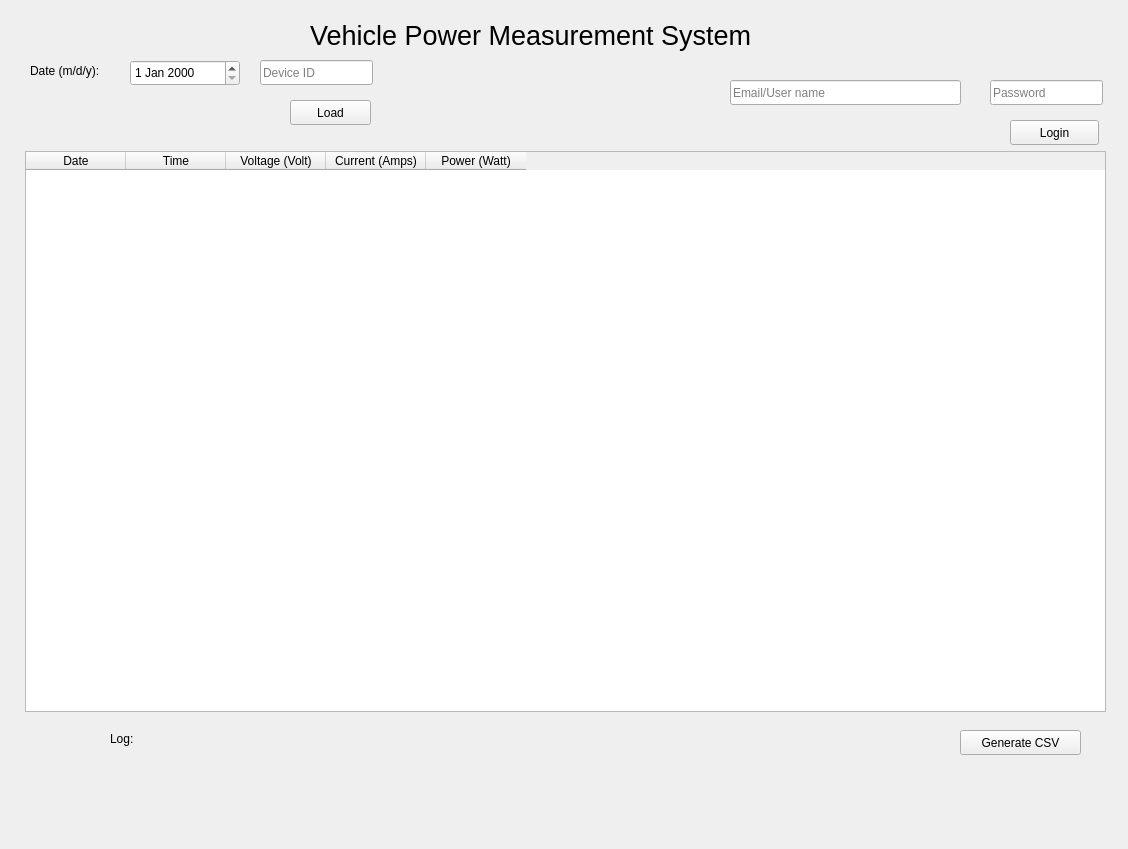
<?xml version="1.0" encoding="UTF-8"?>
<ui version="4.0">
 <class>Form</class>
 <widget class="QWidget" name="Form">
  <property name="geometry">
   <rect>
    <x>0</x>
    <y>0</y>
    <width>1128</width>
    <height>849</height>
   </rect>
  </property>
  <property name="windowTitle">
   <string>Form</string>
  </property>
  <property name="windowIcon">
   <iconset>
    <normaloff>icon.png</normaloff>icon.png</iconset>
  </property>
  <widget class="QLabel" name="titleLabel">
   <property name="geometry">
    <rect>
     <x>310</x>
     <y>20</y>
     <width>451</width>
     <height>31</height>
    </rect>
   </property>
   <property name="font">
    <font>
     <pointsize>20</pointsize>
    </font>
   </property>
   <property name="text">
    <string>Vehicle Power Measurement System</string>
   </property>
  </widget>
  <widget class="QTableWidget" name="tableWidget">
   <property name="geometry">
    <rect>
     <x>25</x>
     <y>151</y>
     <width>1081</width>
     <height>561</height>
    </rect>
   </property>
   <property name="mouseTracking">
    <bool>true</bool>
   </property>
   <property name="tabletTracking">
    <bool>true</bool>
   </property>
   <property name="acceptDrops">
    <bool>true</bool>
   </property>
   <property name="editTriggers">
    <set>QAbstractItemView::NoEditTriggers</set>
   </property>
   <property name="sortingEnabled">
    <bool>true</bool>
   </property>
   <column>
    <property name="text">
     <string>Date</string>
    </property>
   </column>
   <column>
    <property name="text">
     <string>Time</string>
    </property>
   </column>
   <column>
    <property name="text">
     <string>Voltage (Volt)</string>
    </property>
   </column>
   <column>
    <property name="text">
     <string>Current (Amps)</string>
    </property>
   </column>
   <column>
    <property name="text">
     <string>Power (Watt)</string>
    </property>
   </column>
  </widget>
  <widget class="QLineEdit" name="email">
   <property name="geometry">
    <rect>
     <x>730</x>
     <y>80</y>
     <width>231</width>
     <height>25</height>
    </rect>
   </property>
   <property name="text">
    <string/>
   </property>
   <property name="dragEnabled">
    <bool>true</bool>
   </property>
   <property name="placeholderText">
    <string>Email/User name</string>
   </property>
   <property name="clearButtonEnabled">
    <bool>true</bool>
   </property>
  </widget>
  <widget class="QLineEdit" name="password">
   <property name="geometry">
    <rect>
     <x>990</x>
     <y>80</y>
     <width>113</width>
     <height>25</height>
    </rect>
   </property>
   <property name="text">
    <string/>
   </property>
   <property name="echoMode">
    <enum>QLineEdit::Password</enum>
   </property>
   <property name="placeholderText">
    <string>Password</string>
   </property>
   <property name="clearButtonEnabled">
    <bool>true</bool>
   </property>
  </widget>
  <widget class="QPushButton" name="loginButton">
   <property name="geometry">
    <rect>
     <x>1010</x>
     <y>120</y>
     <width>89</width>
     <height>25</height>
    </rect>
   </property>
   <property name="text">
    <string>Login</string>
   </property>
  </widget>
  <widget class="QPushButton" name="genCSVButton">
   <property name="geometry">
    <rect>
     <x>960</x>
     <y>730</y>
     <width>121</width>
     <height>25</height>
    </rect>
   </property>
   <property name="text">
    <string>Generate CSV</string>
   </property>
  </widget>
  <widget class="QLabel" name="loginLabel">
   <property name="geometry">
    <rect>
     <x>730</x>
     <y>120</y>
     <width>67</width>
     <height>17</height>
    </rect>
   </property>
   <property name="text">
    <string/>
   </property>
  </widget>
  <widget class="QLabel" name="dateLabel">
   <property name="geometry">
    <rect>
     <x>30</x>
     <y>50</y>
     <width>91</width>
     <height>41</height>
    </rect>
   </property>
   <property name="text">
    <string>Date (m/d/y):</string>
   </property>
  </widget>
  <widget class="QDateEdit" name="date">
   <property name="geometry">
    <rect>
     <x>130</x>
     <y>60</y>
     <width>110</width>
     <height>26</height>
    </rect>
   </property>
  </widget>
  <widget class="QPushButton" name="loadDataButton">
   <property name="geometry">
    <rect>
     <x>290</x>
     <y>100</y>
     <width>81</width>
     <height>25</height>
    </rect>
   </property>
   <property name="text">
    <string>Load</string>
   </property>
  </widget>
  <widget class="QLabel" name="logLabel">
   <property name="geometry">
    <rect>
     <x>110</x>
     <y>730</y>
     <width>67</width>
     <height>17</height>
    </rect>
   </property>
   <property name="text">
    <string>Log: </string>
   </property>
  </widget>
  <widget class="QLineEdit" name="deviceID">
   <property name="geometry">
    <rect>
     <x>260</x>
     <y>60</y>
     <width>113</width>
     <height>25</height>
    </rect>
   </property>
   <property name="placeholderText">
    <string>Device ID</string>
   </property>
  </widget>
 </widget>
 <resources/>
 <connections/>
</ui>
